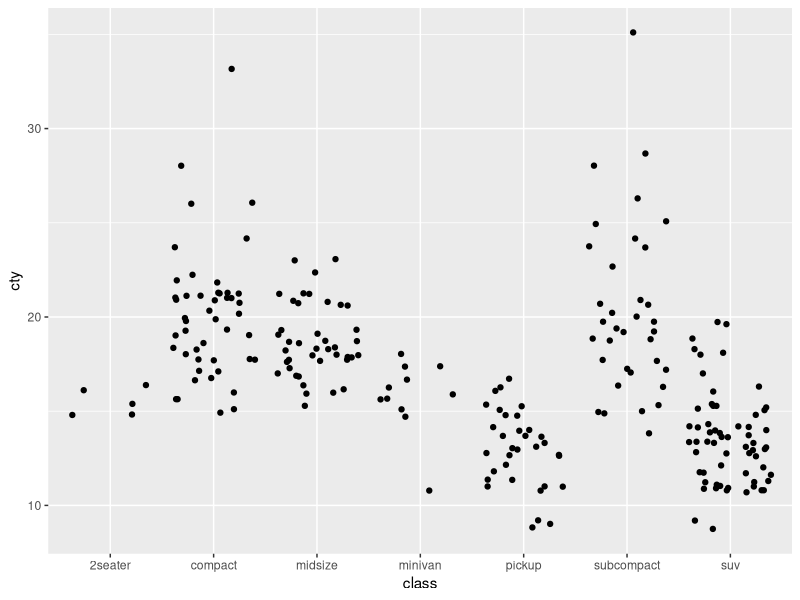

The R script that drew this image:
## ---- chunk 1
knitr::opts_chunk$set(echo = TRUE)
library(tidyverse)
## ---- chunk 2
ggplot(data = mpg, aes(x= class, y=cty ))+
  geom_jitter()
